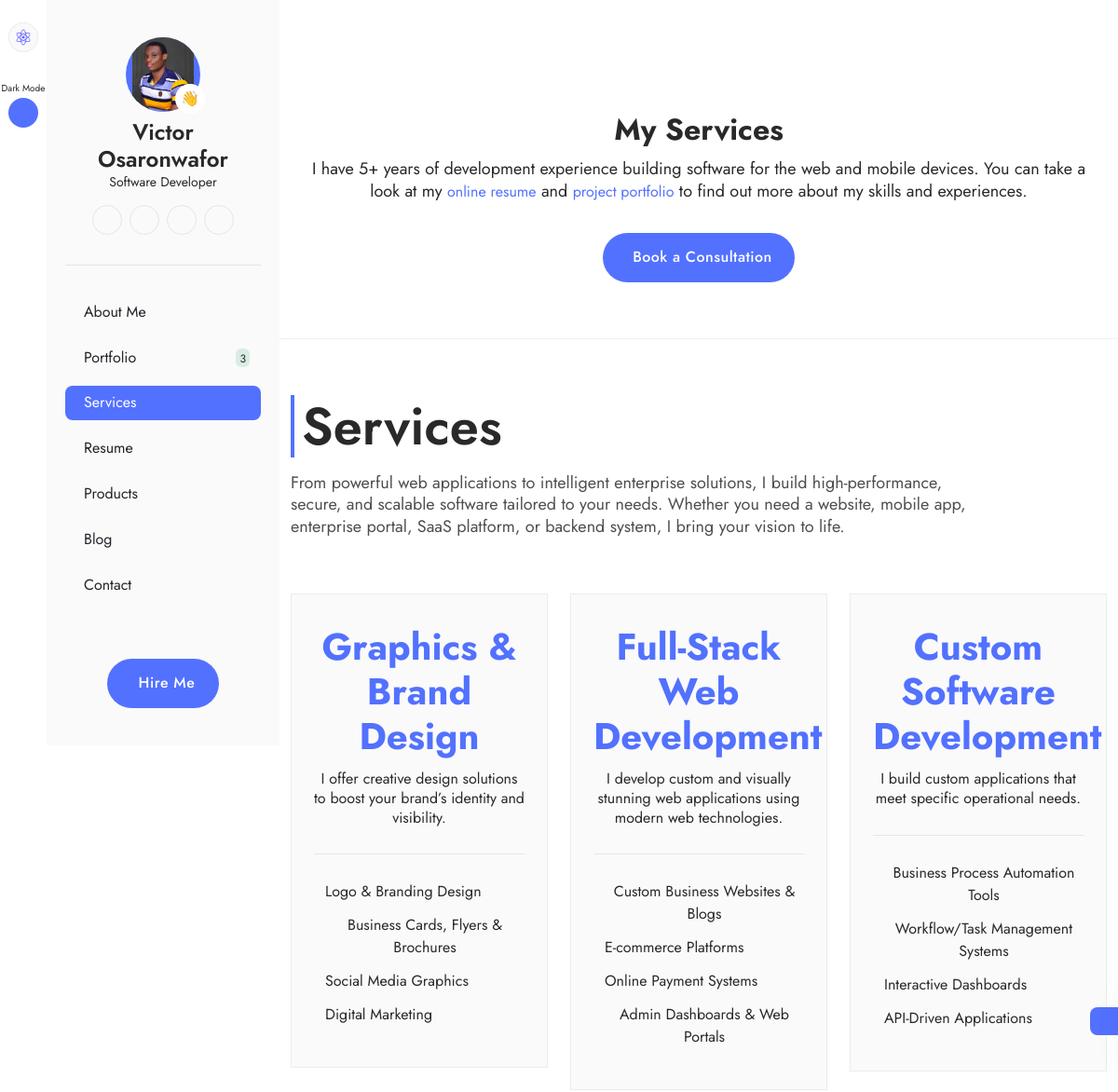
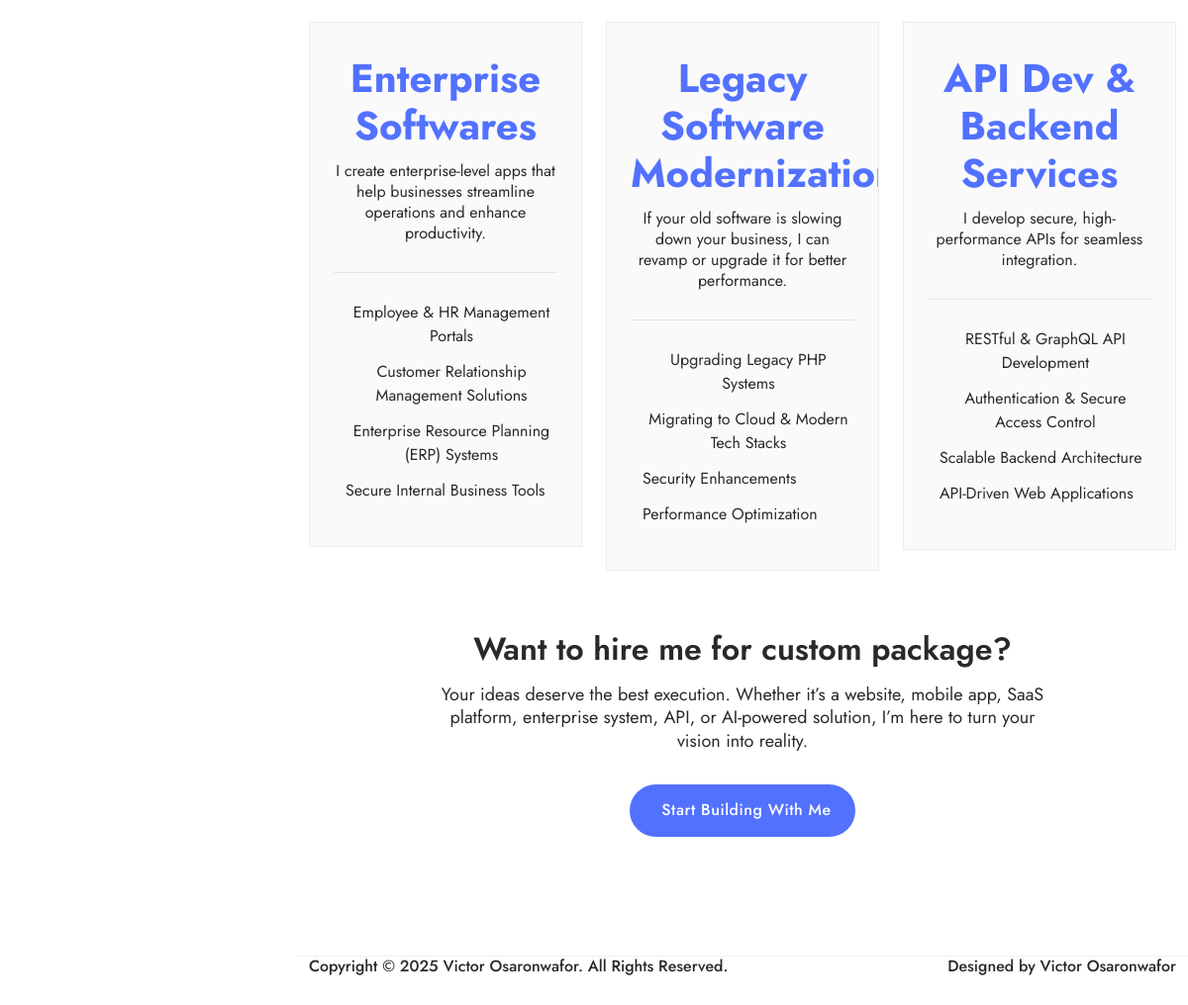
/services.php, run on the app's committed database (2 pictures, top to bottom).
### tables this page shows
CREATE TABLE `settings` (
  `id` int(11) NOT NULL,
  `phone` varchar(255) DEFAULT NULL,
  `email` varchar(255) DEFAULT NULL,
  `office_address` longtext DEFAULT NULL,
  `facebook` varchar(255) DEFAULT NULL,
  `instagram` varchar(255) DEFAULT NULL,
  `twitter` varchar(255) DEFAULT NULL,
  `linkedIn` varchar(255) DEFAULT NULL,
  `youtube` varchar(255) DEFAULT NULL,
  `whatsapp` varchar(255) DEFAULT NULL,
  `whatsapp_url` text DEFAULT NULL,
  `logo` varchar(255) DEFAULT NULL,
  `status` tinyint(4) NOT NULL DEFAULT 0,
  `date` datetime NOT NULL DEFAULT current_timestamp()
);

CREATE TABLE `about_me` (
  `id` int(11) NOT NULL,
  `name` varchar(255) NOT NULL,
  `role` varchar(255) NOT NULL,
  `intro_title` text NOT NULL,
  `intro_text` text NOT NULL,
  `years_of_experience` int(11) NOT NULL,
  `projects_completed` int(11) NOT NULL,
  `clients_worldwide` int(11) NOT NULL,
  `what_i_do` text NOT NULL,
  `pro_summary` text NOT NULL,
  `skills` text NOT NULL,
  `education` text NOT NULL,
  `awards` text NOT NULL,
  `certifications` text NOT NULL,
  `languages` text NOT NULL,
  `interest` text NOT NULL,
  `github_link` varchar(255) NOT NULL,
  `image` varchar(255) NOT NULL,
  `resume` varchar(255) NOT NULL,
  `status` tinyint(4) NOT NULL DEFAULT 0,
  `date` datetime NOT NULL DEFAULT current_timestamp()
);

### components/side-menu.php (the view, shortened to what the rows shown need)
<div class="side-menu">
  <div class="d-flex">
    <div class="side-menu-left">
      <div>
        <div class="d-flex flex-column gap-8 justify-content-center align-items-center mt-6">
          <a href="index.php" class="side-icon p1-color bgn2-color brn4">
            <img src="assets/images/settings/<?= $webSetting['logo'] ?? 'logo.png' ?>" alt="Victor Osaronwafor Olvios"
              width="20" class="img-fluid">
          </a>
        </div>
      </div>
    </div>
    <div class="side-menu-right overflow-y-auto">
      <div class="d-flex flex-column gap-6 justify-content-between py-10 px-5 bgn2-color h-100">
        <div class="">
          <div class="sidebar-profile">
            <div class="position-relative">
              <div class="profile-img1 d-flex justify-content-center overflow-hidden">
                <img src="assets/images/aboutMe/<?= $getAboutMe['image'] ?>" alt="<?= $getAboutMe['name'] ?? '' ?>"
                  class="" />
              </div>
              <span class="thumb">👋</span>
            </div>
            <h4 class="n5-color fw-semibold fs-five mt-2 text-center">
              <?= $getAboutMe['name'] ?? '' ?>
            </h4>
            <span class="n5-color fs-nine d-block text-center"><?= $getAboutMe['role'] ?? '' ?></span>
            <div class="d-flex justify-content-center gap-2 align-items-center mt-4">
              <a href="<?= $webSetting['linkedIn'] ?: '' ?>" class="social-icon p1-color">
              </a>
              <a href="<?= $getAboutMe['github_link'] ?: '' ?>" class="social-icon p1-color">
              </a>
              <a href="<?= $webSetting['youtube'] ?: '' ?>" class="social-icon p1-color">
              </a>
              <a href="<?= $webSetting['whatsapp_url'] ?: '' ?>" class="social-icon p1-color">
                <i class="ph ph-whatsapp-logo"></i></a>
            </div>
          </div>
        </div>
      </div>
    </div>
  </div>
</div>
<div class="main-content w-100">

### services.php (shortened to what the rows shown need)
<?php
include_once 'components/head.php';
include_once 'components/side-menu.php';
?>
<section class="pt-120 pb-120 br-bottom-n3 mt-10 mt-lg-0">
    <div class="pb-60 br-bottom-n3">
        <div data-aos="zoom-in" class="page-heading">
            <h3 class="page-title fs-onefw-semibold n5-color mb-2 mb-md-3 text-center">
                My Services
            </h3>
            <p class="fs-seven n5-color mb-4 mb-md-8 text-center">
                I have <?= $getAboutMe['years_of_experience'] ?? '' ?>+ years of development experience building
                software for
                the web and mobile devices. You can take a look at my
                <a href="resume.php" class="p1-color">online resume</a> and
                <a href="portfolio.php" class="p1-color">project portfolio</a>
                to find out more about my skills and experiences.
            </p>
            <a href="contact.php"
                class="primary-btn fw-medium px-3 px-md-6 py-2 py-md-4 rounded-pill d-flex align-items-center gap-2 mx-auto w-max">
                <i class="ph ph-paper-plane-tilt"></i>Book a Consultation
            </a>
        </div>
    </div>
    <div class="container mt-8 mt-md-15">
        <div data-aos="zoom-in" class="section-heading">
            <div class="d-flex align-items-center gap-2">
                <h2 class="display-four n5-color fw-semibold">
                    Services
                </h2>
            </div>
        </div>
    </div>
</section>
<?php
include_once 'components/footer.php';
?>

### data on the page
settings: logo (picture)
about_me: image (picture), name "Victor Osaronwafor", role "Software Developer", years_of_experience "5"

### other printed values
$portfolio->portfolioStatusCount() "3"
